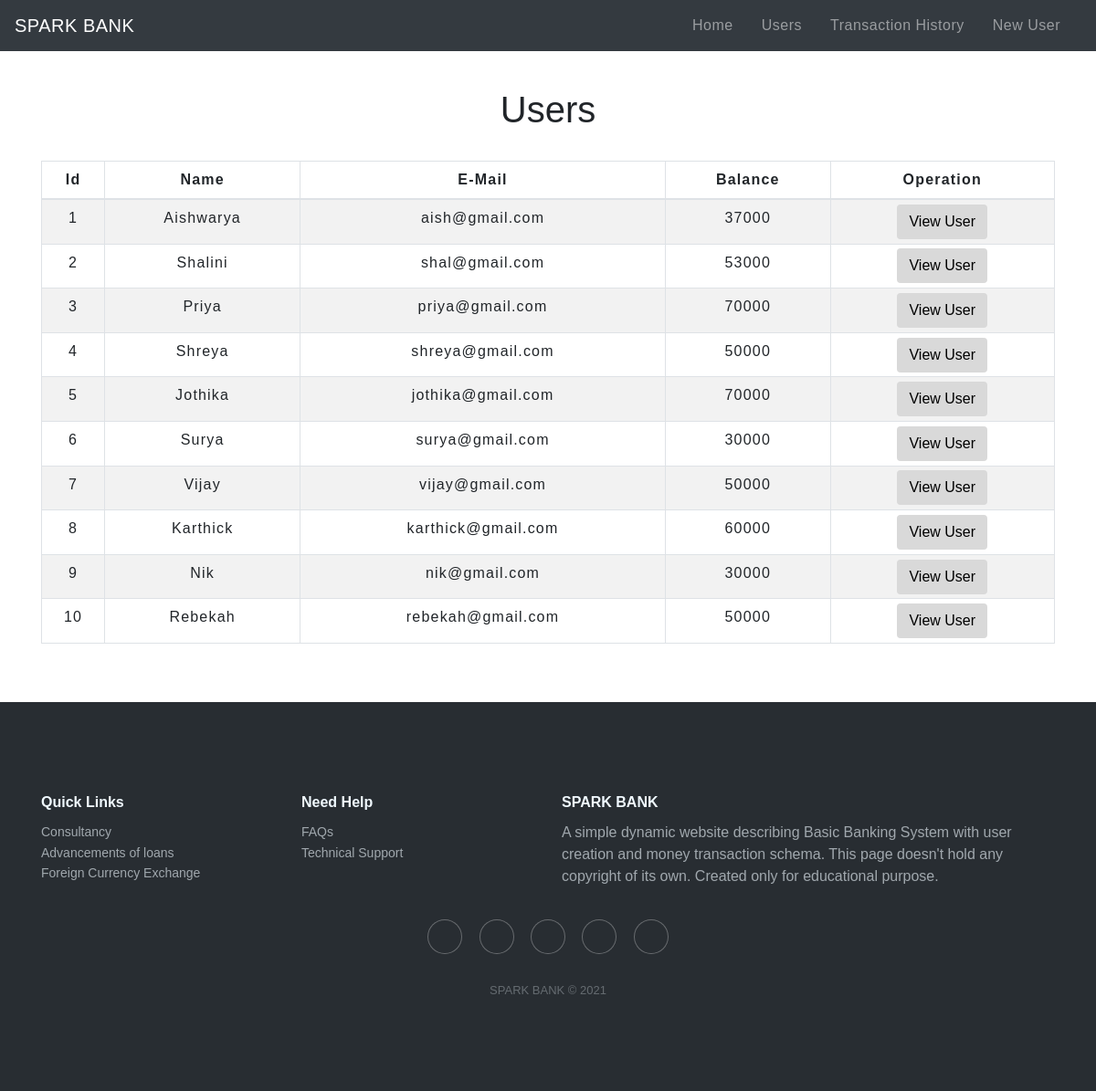
The app's page /transfermoney.php with its own data.
### tables this page shows
CREATE TABLE `users` (
  `id` int(3) NOT NULL,
  `name` text NOT NULL,
  `email` varchar(30) NOT NULL,
  `balance` int(8) NOT NULL
);

### transfermoney.php (the view, shortened to what this page needs)
<!DOCTYPE html>
<html lang="en">
<head>
    <link rel="stylesheet" href="https://maxcdn.bootstrapcdn.com/bootstrap/4.0.0/css/bootstrap.min.css">
    <link rel="stylesheet" type="text/css" href="css/table.css">
    <link rel="stylesheet" type="text/css" href="css/navbar.css">
    <link rel="stylesheet" href="https://cdnjs.cloudflare.com/ajax/libs/twitter-bootstrap/4.1.3/css/bootstrap.min.css">
    <link rel="stylesheet" href="https://cdnjs.cloudflare.com/ajax/libs/ionicons/2.0.1/css/ionicons.min.css">
    <link rel="stylesheet" href="css/footerstyle.css">
</head>
<body>
<?php
    include 'config.php';
    $sql = "SELECT * FROM users";
    $result = mysqli_query($conn,$sql);
?>
<?php
  include 'navbar.php';
?>
<div class="container">
        <h1 class="text-center pt-4">Users</h1>
        <br>
            <div class="row">
                <div class="col">
                    <div class="table-responsive-sm">
                    <table class="table table-hover table-sm table-striped table-condensed table-bordered">
                        <thead>
                            <tr>
                            <th scope="col" class="text-center py-2">Id</th>
                            <th scope="col" class="text-center py-2">Name</th>
                            <th scope="col" class="text-center py-2">E-Mail</th>
                            <th scope="col" class="text-center py-2">Balance</th>
                            <th scope="col" class="text-center py-2">Operation</th>
                            </tr>
                        </thead>
                        <tbody>
                <?php
                    while($rows=mysqli_fetch_assoc($result)){
                ?>
                    <tr>
                        <td class="py-2"><?php echo $rows['id'] ?></td>
                        <td class="py-2"><?php echo $rows['name']?></td>
                        <td class="py-2"><?php echo $rows['email']?></td>
                        <td class="py-2"><?php echo $rows['balance']?></td>
                        <td><a href="selecteduserdetail.php?id= <?php echo $rows['id'] ;?>"> <button type="button" class="btn">View User</button></a></td>
                    </tr>
                <?php
                    }
                ?>
                        </tbody>
                    </table>
                    </div>
                </div>
            </div>
         </div>
         <?php
  include 'footer.php';
  ?>
</body>
</html>

### navbar.php (shortened to what this page needs)
<nav class="navbar navbar-expand-md navbar-dark bg-dark fixed-top">
<a class="navbar-brand" href="index.php">SPARK BANK</a>
<div class="collapse navbar-collapse" id="collapsibleNavbar">
      <ul class="navbar-nav ml-auto">
        <li class="nav-item">
          <a class="nav-link" href="index.php">Home</a>
        </li>
        <li class="nav-item">
          <a class="nav-link" href="transfermoney.php">Users</a>
        </li>
        <li class="nav-item">
          <a class="nav-link" href="transactionhistory.php">Transaction History</a>
        </li>
        <li class="nav-item">
          <a class="nav-link" href="newuser.php">New User</a>
        </li>
    </div>
 </nav>
 <br><br><br>

### footer.php (shortened to what this page needs)
<br><br>
<div class="footer-dark">
    <footer class="footer-dark">
        <div class="container">
            <div class="row">
                <div class="col-sm-6 col-md-3 item">
                    <h3>Quick Links</h3>
                    <ul>
                        <li><a href="#">Consultancy</a></li>
                        <li><a href="#">Advancements of loans</a></li>
                        <li><a href="#">Foreign Currency Exchange</a></li>
                    </ul>
                </div>
                <div class="col-sm-6 col-md-3 item">
                    <ul>
                    <h3>Need Help</h3>
                        <li><a href="#">FAQs</a></li>
                        <li><a href="#">Technical Support</a></li>
                    </ul>
                </div>
                <div class="col-md-6 item text">
                    <h3>SPARK BANK</h3>
                    <p>A simple dynamic website describing Basic Banking System with user creation and money transaction schema. This page doesn't hold any copyright of its own. Created only for educational purpose.</p>
                </div>
                <div class="col item social">
                    <a href="https://www.thesparksfoundationsingapore.org/"><i class="icon ion-social-google"></i></a>
                    <a href="https://www.linkedin.com/company/the-sparks-foundation/"><i class="icon ion-social-linkedin"></i></a>
                    <a href="https://www.facebook.com/thesparksfoundation.info"><i class="icon ion-social-facebook"></i></a>
                    <a href="https://twitter.com/tsfsingapore"><i class="icon ion-social-twitter"></i></a>
                    <a href="https://www.instagram.com/thesparksfoundation.info/"><i class="icon ion-social-instagram"></i></a>
                </div>
            </div>
            <p class="copyright">SPARK BANK © 2021</p>
        </div>
    </footer>
</div>

### css/table.css (style rules this page uses)
* { padding: 0; margin: 0; box-sizing: border-box; font-family: sans-serif; }
table { letter-spacing: 1.2px; }
td { text-align: center; }
button { border:none; background: #d9d9d9; transition: 1s; }

### css/navbar.css (style rules this page uses)
.nav-link { margin-right: 15px; color:#2F363F; letter-spacing: 0.5px; transition: 0.5s; }
.navbar-brand { color: #4C4B4B; letter-spacing: 0.5px; }

### css/footerstyle.css (style rules this page uses)
.footer-dark { padding:50px 0; color:#f0f9ff; background-color:#282d32; }
.footer-dark h3 { margin-top:0; margin-bottom:12px; font-weight:bold; font-size:16px; }
.footer-dark ul { padding:0; list-style:none; line-height:1.6; font-size:14px; margin-bottom:0; }
.footer-dark ul a { color:inherit; text-decoration:none; opacity:0.6; }
.footer-dark .item.text { margin-bottom:36px; }
.footer-dark .item.text p { opacity:0.6; margin-bottom:0; }
.footer-dark .item.social { text-align:center; }
.footer-dark .item.social > a { font-size:20px; width:36px; height:36px; line-height:36px; display:inline-block; text-align:center; border-radius:50%; box-shadow:0 0 0 1px rgba(255,255,255,0.4); margin:0 8px; color:#fff; opacity:0.75; }
.footer-dark .copyright { text-align:center; padding-top:24px; opacity:0.3; font-size:13px; margin-bottom:0; }

### transfermoney.php (style rules this page uses)
button { transition: 1.5s; }

### records on screen
users: id "1", name "Aishwarya", email "aish@gmail.com", balance "37000"
users: id "2", name "Shalini", email "shal@gmail.com", balance "53000"
users: id "3", name "Priya", email "priya@gmail.com", balance "70000"
users: id "4", name "Shreya", email "shreya@gmail.com", balance "50000"
users: id "5", name "Jothika", email "jothika@gmail.com", balance "70000"
users: id "6", name "Surya", email "surya@gmail.com", balance "30000"
users: id "7", name "Vijay", email "vijay@gmail.com", balance "50000"
users: id "8", name "Karthick", email "karthick@gmail.com", balance "60000"
users: id "9", name "Nik", email "nik@gmail.com", balance "30000"
users: id "10", name "Rebekah", email "rebekah@gmail.com", balance "50000"
